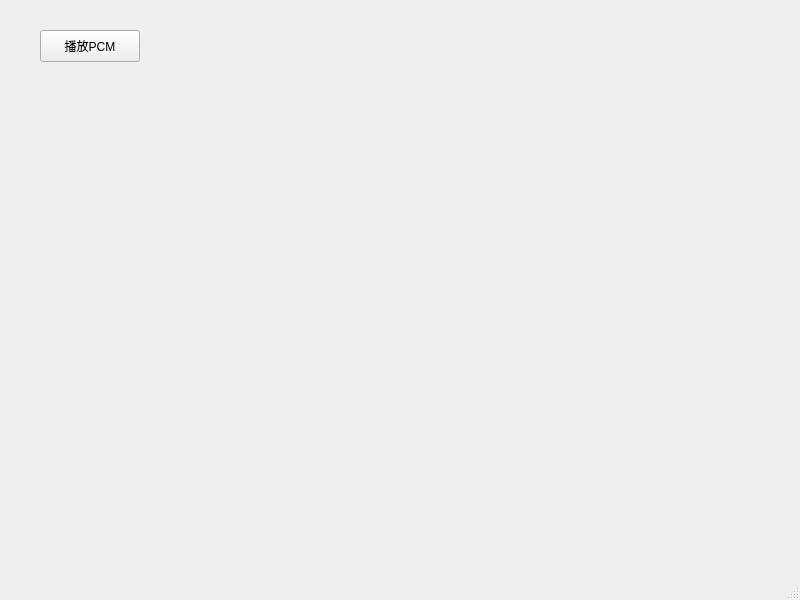
<?xml version="1.0" encoding="UTF-8"?>
<ui version="4.0">
 <class>MainWindow</class>
 <widget class="QMainWindow" name="MainWindow">
  <property name="geometry">
   <rect>
    <x>0</x>
    <y>0</y>
    <width>800</width>
    <height>600</height>
   </rect>
  </property>
  <property name="windowTitle">
   <string>MainWindow</string>
  </property>
  <widget class="QWidget" name="centralwidget">
   <widget class="QPushButton" name="playPCM">
    <property name="geometry">
     <rect>
      <x>40</x>
      <y>30</y>
      <width>100</width>
      <height>32</height>
     </rect>
    </property>
    <property name="text">
     <string>播放PCM</string>
    </property>
   </widget>
  </widget>
  <widget class="QMenuBar" name="menubar">
   <property name="geometry">
    <rect>
     <x>0</x>
     <y>0</y>
     <width>800</width>
     <height>24</height>
    </rect>
   </property>
  </widget>
  <widget class="QStatusBar" name="statusbar"/>
 </widget>
 <resources/>
 <connections/>
</ui>
